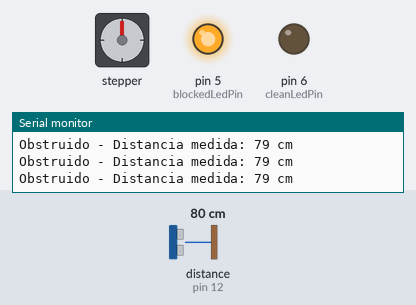
A sketch run on a simulated Arduino Uno, built with avr-gcc and run on an emulated ATmega328P. Shown: stepper motor, output pins drawn as LEDs (lit = HIGH), the last lines printed to the serial monitor. Wiring (inferred from the names in the program): ultrasonic range finder: trigger pin 13; echo pin 12. The inputs (shaded band) are chosen by the test bench; at power-on: distance to the obstacle (sensor on pin 12) 80 cm. The echo pulse lasts 58.3 µs per cm; stepper angles assume 200 steps per turn; pins used as bus, display or sensor lines are not drawn.

Above: at 1.2 s.
1.3 s: distance to the obstacle (sensor on pin 12) set to 195 cm
4.3 s: distance to the obstacle (sensor on pin 12) set to 204 cm
At 4.48 s:
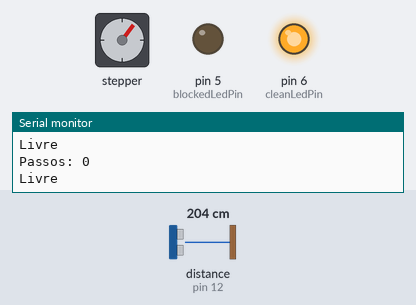
At 4.91 s:
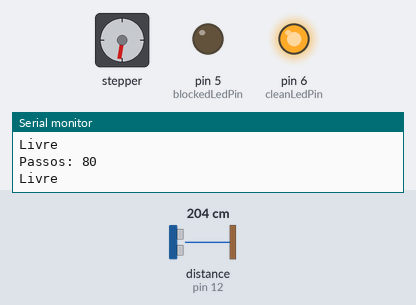
7.3 s: distance to the obstacle (sensor on pin 12) set to 2 cm
At 8.5 s:
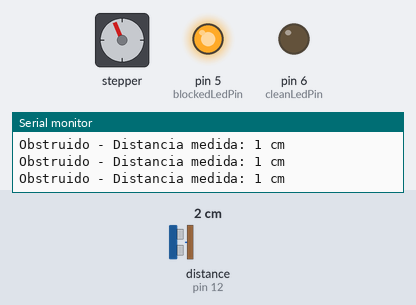
Timing chart, 0 to 10.3 s (numbered marks = the images above; inputs shaded):
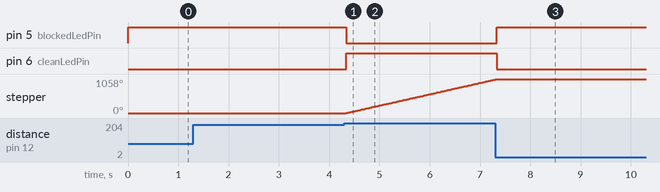

The sketch:

baseRobo.ino
```cpp
#include <Stepper.h>

#define trigPin 13
#define echoPin 12
#define blockedLedPin 5
#define cleanLedPin 6

//define a quantidade de passos por volta
const int passosPorVolta = 200;
//inicializa o motor e seus pinos
Stepper motor(passosPorVolta, 8,9,10,11);
//inicializa o contador de voltas
int contaGiro = 0;

void setup() {
  Serial.begin (9600);
  //define a velocidade do motor
  motor.setSpeed(70);
  pinMode(trigPin, OUTPUT);
  pinMode(echoPin, INPUT);
  //inicializa os leds
  pinMode(blockedLedPin, OUTPUT);
  pinMode(cleanLedPin, OUTPUT);
}

void loop() {
  //LÊ o sensor de ultrasom
  int distance=leDistancia();

  if ((distance >= 200) || (distance <= 0))
  {
    //Acende o led de livre
    leds(true);

    Serial.println("Livre");
    //dá giro no motor
    //volta 360 graus = 2040 passos.
    giraMotor(20);
  }
  else {
    //Acende o led de bloqueio
    leds(false);

    Serial.print("Obstruido - Distancia medida: ");
    Serial.print(distance);
    Serial.println(" cm");
  }

}

void giraMotor(int passos)
{
    int i = 0;
    for(i=0;i<=passos;i++)
    {
      motor.step(1);
    }
    Serial.print("Passos: " );
    Serial.println(contaGiro);
    contaGiro = contaGiro + (i-1);
}

void leds(boolean estado)
{
  if(estado == true)
  {
    //LIVRE
    digitalWrite(blockedLedPin,LOW);
    digitalWrite(cleanLedPin,HIGH);
  }
  else
  {
    //OBSTRUÍDO
    digitalWrite(blockedLedPin,HIGH);
    digitalWrite(cleanLedPin,LOW);
  }
}

int leDistancia()
{
  long duration, distance;
  digitalWrite(trigPin, LOW);
  digitalWrite(trigPin, HIGH);
  delayMicroseconds(10);
  digitalWrite(trigPin, LOW);
  duration = pulseIn(echoPin, HIGH);
  distance = (duration/2) / 29.1;
  return distance;
}
```

Measured:
- the behaviour switches between 199 and 200 cm on distance to the obstacle (sensor on pin 12) (found by bisection; images 0 and 1)
- after the input at 4.3 s, pin 5 (blockedLedPin): HIGH → LOW at once; pin 6 (cleanLedPin): LOW → HIGH at once; stepper: keeps turning clockwise at about 354°/s, starting at once
- after the input at 7.3 s, pin 5 (blockedLedPin): LOW → HIGH at once; pin 6 (cleanLedPin): HIGH → LOW at once; stepper: goes on until 7.3 s, then stays 1058°
